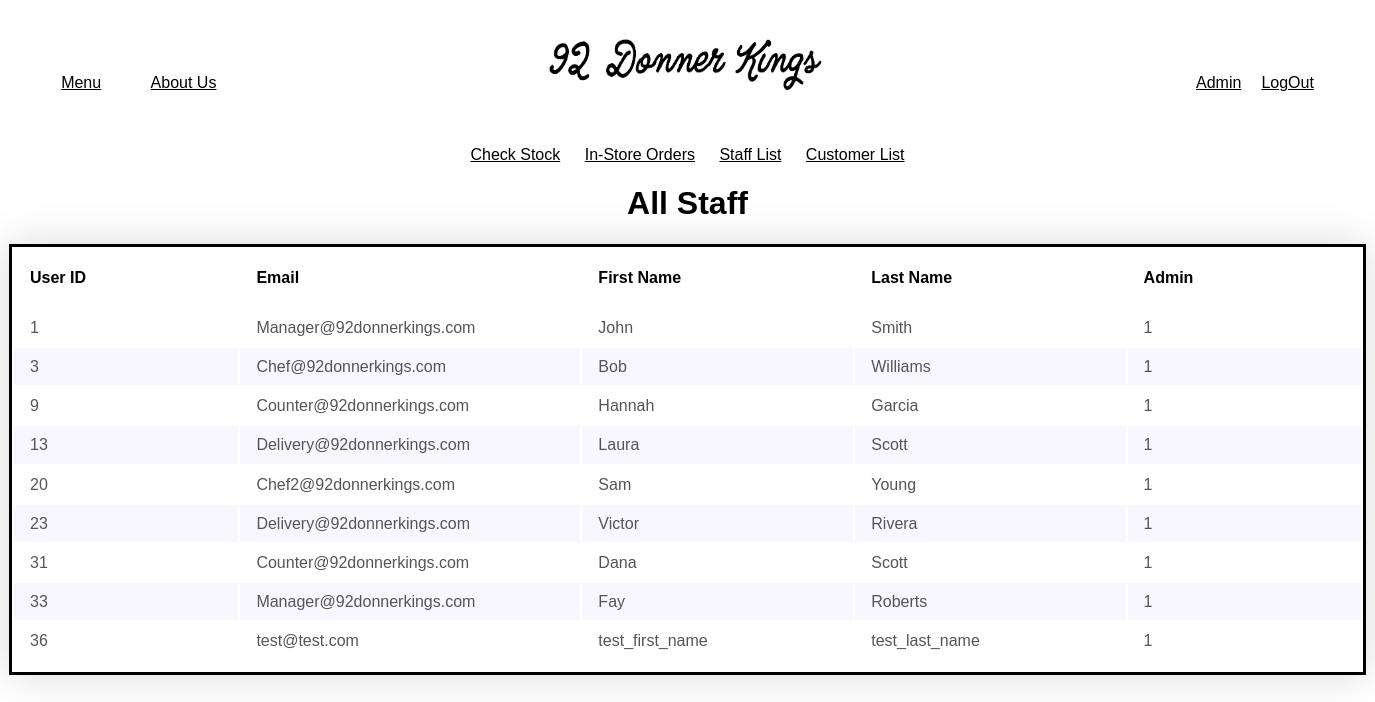
The app's page /website/admin/staff_list.php (signed in) with its own data.
### tables this page shows
CREATE TABLE `users` (
  `user_id` int(25) NOT NULL,
  `email` varchar(255) NOT NULL,
  `pass` varchar(255) NOT NULL,
  `first_name` varchar(255) NOT NULL,
  `last_name` varchar(255) NOT NULL,
  `address` varchar(255) NOT NULL,
  `postcode` varchar(255) NOT NULL,
  `credit-debit card` varchar(200) NOT NULL,
  `csv` int(3) NOT NULL,
  `staff` int(1) NOT NULL DEFAULT 0
);

### website/required/functions.php (the view, shortened to what this page needs)
<?php
    function staff_table($conn){
       print(" <h1>All Staff</h1>
        <table> <thead> <tr class = 'table_header'>
        <th>User ID</th> <th>Email </th> <th>First Name </th> <th>Last Name </th>
        <th>Admin </th> </tr> </thead> <tbody>");
        $sql = "SELECT * FROM users WHERE staff = '1'";
        $result = $conn->query($sql);
        $numrows = mysqli_num_rows($result);
        while($numrows > 0){
            while ($data = $result->fetch_object()) {
                printf("  <tr> <td>%s</td> <td>%s</td> <td>%s</td> <td>%s</td> <td>%s</td> </tr> ",
                $data->user_id,
                $data->email,
                $data->first_name,
                $data->last_name,
                $data->staff);
                $numrows -= 1;
            }
            print("</tbody></table>");
        }
    }

### website/CSS/base.css (style rules this page uses)
body { font-family: Arial, Helvetica, sans-serif; text-align: center; }

### website/CSS/table.css (style rules this page uses)
table { overflow-y:scroll; overflow-x:auto; text-align: left; width: 1357px; display:block; border:3px solid black; height: 100%; max-height: 500px; margin-right: auto; margin-left: auto; padding-bottom: 10px; box-shadow: 0 0 40px 0 rgba(0,0,0,.15); table-layout: fixed; }
thead { padding-bottom: 18px; border-bottom:3px solid black; padding: 2rem; color: black; }
th, td { padding-left: 1rem; width: 500px; line-height: 3.5; }
td { line-height: 2.2; color: #555; }
tr:nth-of-type(even) { background-color: #f8f6ff; }

### records on screen
users: user_id "1", email "Manager@92donnerkings.com", first_name "John", last_name "Smith", staff "1"
users: user_id "3", email "Chef@92donnerkings.com", first_name "Bob", last_name "Williams", staff "1"
users: user_id "9", email "Counter@92donnerkings.com", first_name "Hannah", last_name "Garcia", staff "1"
users: user_id "13", email "Delivery@92donnerkings.com", first_name "Laura", last_name "Scott", staff "1"
users: user_id "20", email "Chef2@92donnerkings.com", first_name "Sam", last_name "Young", staff "1"
users: user_id "23", email "Delivery@92donnerkings.com", first_name "Victor", last_name "Rivera", staff "1"
users: user_id "31", email "Counter@92donnerkings.com", first_name "Dana", last_name "Scott", staff "1"
users: user_id "33", email "Manager@92donnerkings.com", first_name "Fay", last_name "Roberts", staff "1"
users: user_id "36", email "test@test.com", first_name "test_first_name", last_name "test_last_name", staff "1"
